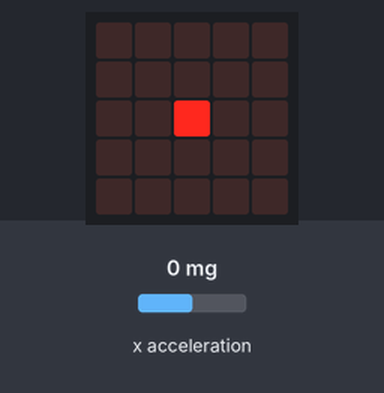
Bench run of a program on a simulated BBC micro:bit (MakeCode). Shown: the board's 5×5 LED display. The inputs (shaded band) are chosen by the test bench; at power-on: x acceleration 0 mg.

Above: at 2.1 s.
2.2 s: x acceleration set to -365 mg
3.7 s: x acceleration set to -426 mg
At 4.5 s:
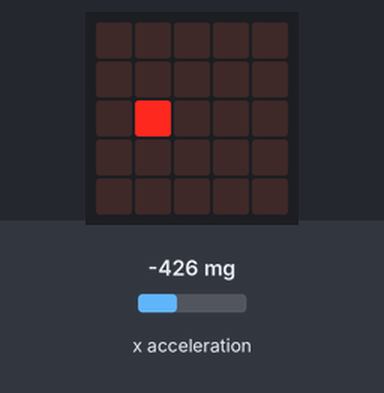
5.3 s: x acceleration set to -971 mg
6.8 s: x acceleration set to -1052 mg
At 8.0 s:
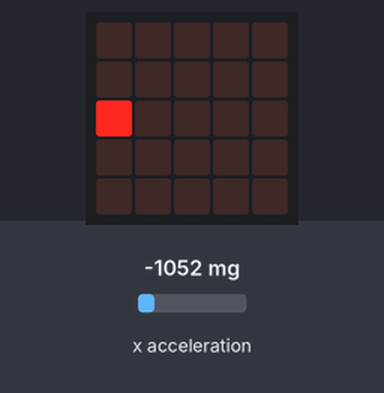
8.3 s: x acceleration set to -839 mg
9.8 s: x acceleration set to -769 mg
At 10.1 s:
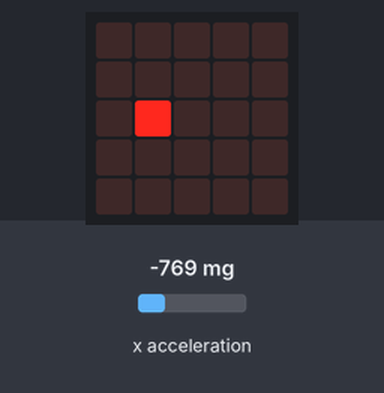
Timing chart, 0 to 12.3 s (numbered marks = the images above; inputs shaded):
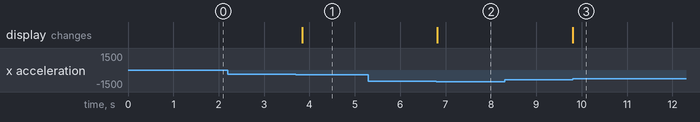

Measured:
- the behaviour switches between -408 and -409 mg on x acceleration (found by bisection; images 0 and 1)
- the behaviour switches between -1022 and -1023 mg on x acceleration (found by bisection; images 1 and 2)
- the behaviour switches between -818 and -817 mg on x acceleration (found by bisection; images 2 and 3)
- after the input at 2.2 s, every drawn part: stays the same
- after the input at 3.7 s, the display: changes after 0.14 s (image 1)
- after the input at 5.3 s, every drawn part: stays the same
- after the input at 6.8 s, the display: changes at once (image 2)
- after the input at 8.3 s, every drawn part: stays the same
- after the input at 9.8 s, the display: changes at once (image 3)

The program:

main.ts
```typescript
basic.showLeds(`
    . . . . .
    . . . . .
    . . # . .
    . . . . .
    . . . . .
    `)
basic.pause(500)
let ax = 0
basic.forever(function () {
    ax = input.acceleration(Dimension.X)
    if (ax > 818 && ax <= 1023) {
        basic.showLeds(`
            . . . . .
            . . . . .
            . . . . #
            . . . . .
            . . . . .
            `)
    } else if (ax > 409 && ax <= 818) {
        basic.showLeds(`
            . . . . .
            . . . . .
            . . . # .
            . . . . .
            . . . . .
            `)
    } else if (ax > -409 && ax <= 409) {
        basic.showLeds(`
            . . . . .
            . . . . .
            . . # . .
            . . . . .
            . . . . .
            `)
    } else if (ax > -818 && ax <= -409) {
        basic.showLeds(`
            . . . . .
            . . . . .
            . # . . .
            . . . . .
            . . . . .
            `)
    } else if (ax < -818 && ax <= -1023) {
        basic.showLeds(`
            . . . . .
            . . . . .
            # . . . .
            . . . . .
            . . . . .
            `)
    } else {

    }
})
```

test.ts
```typescript
// aquí va el archivo "tests"; esto no se compilará cuando este paquete se utilice como una extensión.
```
